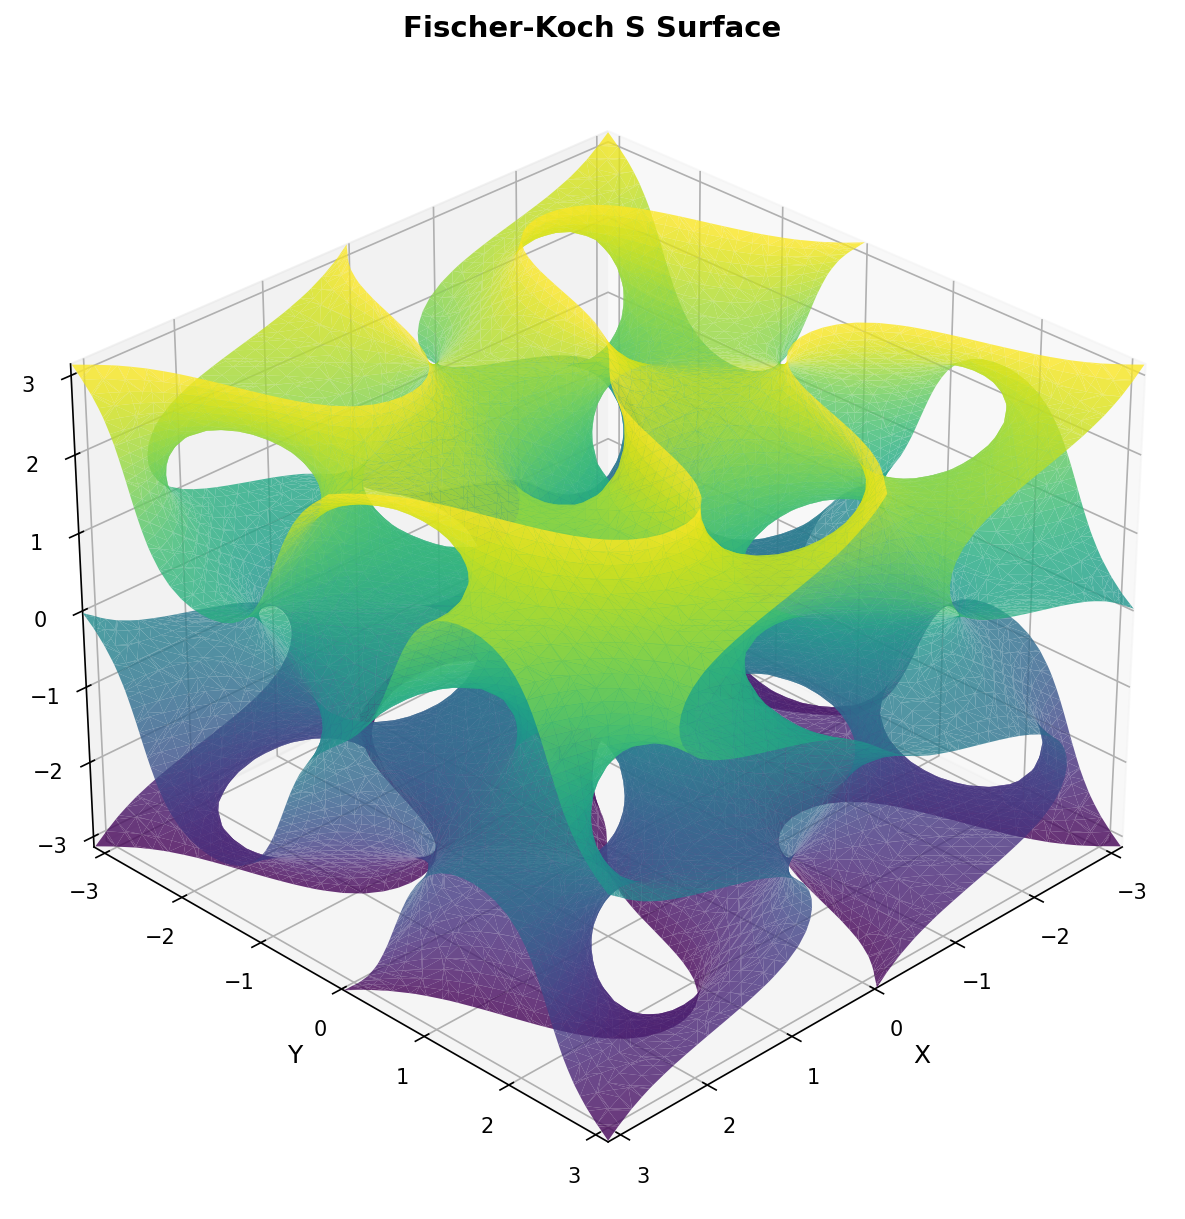

Reproduce this figure in Python.
#!/usr/bin/env python3
"""
Fischer-Koch S Surface Plotter

This program visualizes the Fischer-Koch S triply periodic minimal surface (TPMS)
using the approximated implicit equation:
cos(2x)·sin(y)·cos(z) + cos(2y)·sin(z)·cos(x) + cos(2z)·sin(x)·cos(y) = 0
"""

import numpy as np
import matplotlib.pyplot as plt
from mpl_toolkits.mplot3d import Axes3D
from scipy import ndimage
from skimage import measure
import warnings

warnings.filterwarnings("ignore")


def fischer_koch_s(x, y, z):
    """
    Evaluate the Fischer-Koch S implicit equation at given points.

    The equation is:
    cos(2x)·sin(y)·cos(z) + cos(2y)·sin(z)·cos(x) + cos(2z)·sin(x)·cos(y) = 0

    Parameters:
    -----------
    x, y, z : numpy arrays
        Coordinates at which to evaluate the function

    Returns:
    --------
    numpy array : Function values at the given points
    """
    return (
        np.cos(2 * x) * np.sin(y) * np.cos(z)
        + np.cos(2 * y) * np.sin(z) * np.cos(x)
        + np.cos(2 * z) * np.sin(x) * np.cos(y)
    )


def generate_surface(resolution=50, bounds=(-np.pi, np.pi), iso_value=0.0):
    """
    Generate the Fischer-Koch S surface using marching cubes algorithm.

    Parameters:
    -----------
    resolution : int
        Number of points along each axis (higher = better quality but slower)
    bounds : tuple
        (min, max) bounds for the coordinate space
    iso_value : float
        Isosurface value (typically 0 for implicit surfaces)

    Returns:
    --------
    verts, faces : arrays
        Vertices and faces of the triangulated surface
    """
    print(f"Generating grid with resolution {resolution}x{resolution}x{resolution}...")

    # Create a 3D grid
    x = np.linspace(bounds[0], bounds[1], resolution)
    y = np.linspace(bounds[0], bounds[1], resolution)
    z = np.linspace(bounds[0], bounds[1], resolution)

    # Create meshgrid
    X, Y, Z = np.meshgrid(x, y, z, indexing="ij")

    # Evaluate the implicit function
    print("Evaluating Fischer-Koch S equation...")
    values = fischer_koch_s(X, Y, Z)

    # Apply Gaussian smoothing for better surface quality
    values = ndimage.gaussian_filter(values, sigma=0.5)

    # Extract the isosurface using marching cubes
    print("Extracting isosurface using marching cubes...")
    verts, faces, normals, values = measure.marching_cubes(
        values, level=iso_value, spacing=(x[1] - x[0], y[1] - y[0], z[1] - z[0])
    )

    # Adjust vertices to correct coordinate system
    verts[:, 0] += bounds[0]
    verts[:, 1] += bounds[0]
    verts[:, 2] += bounds[0]

    return verts, faces


def plot_surface(verts, faces, title="Fischer-Koch S Surface"):
    """
    Plot the 3D surface using matplotlib.

    Parameters:
    -----------
    verts : array
        Vertices of the surface
    faces : array
        Face indices
    title : str
        Title for the plot
    """
    fig = plt.figure(figsize=(12, 10))
    ax = fig.add_subplot(111, projection="3d")

    # Create the mesh
    ax.plot_trisurf(
        verts[:, 0],
        verts[:, 1],
        verts[:, 2],
        triangles=faces,
        cmap="viridis",
        alpha=0.8,
        edgecolor="none",
        shade=True,
    )

    # Set labels and title
    ax.set_xlabel("X", fontsize=12)
    ax.set_ylabel("Y", fontsize=12)
    ax.set_zlabel("Z", fontsize=12)
    ax.set_title(title, fontsize=14, fontweight="bold")

    # Set equal aspect ratio
    max_range = (
        np.array(
            [
                verts[:, 0].max() - verts[:, 0].min(),
                verts[:, 1].max() - verts[:, 1].min(),
                verts[:, 2].max() - verts[:, 2].min(),
            ]
        ).max()
        / 2.0
    )

    mid_x = (verts[:, 0].max() + verts[:, 0].min()) * 0.5
    mid_y = (verts[:, 1].max() + verts[:, 1].min()) * 0.5
    mid_z = (verts[:, 2].max() + verts[:, 2].min()) * 0.5

    ax.set_xlim(mid_x - max_range, mid_x + max_range)
    ax.set_ylim(mid_y - max_range, mid_y + max_range)
    ax.set_zlim(mid_z - max_range, mid_z + max_range)

    # Add grid
    ax.grid(True, alpha=0.3)

    # Set viewing angle
    ax.view_init(elev=30, azim=45)

    return fig, ax


def main():
    """Main function to generate and display the Fischer-Koch S surface."""
    print("=" * 60)
    print("Fischer-Koch S Surface Visualization")
    print("=" * 60)
    print("\nThis program generates a 3D visualization of the Fischer-Koch S")
    print("triply periodic minimal surface (TPMS) using the implicit equation:")
    print("cos(2x)·sin(y)·cos(z) + cos(2y)·sin(z)·cos(x) + cos(2z)·sin(x)·cos(y) = 0")
    print("-" * 60)

    # User input for resolution
    try:
        resolution = input("\nEnter grid resolution (30-100, default=50): ").strip()
        resolution = int(resolution) if resolution else 50
        resolution = max(30, min(100, resolution))  # Clamp between 30 and 100
    except ValueError:
        resolution = 50
        print("Using default resolution: 50")

    print(f"\nUsing resolution: {resolution}")
    print("-" * 60)

    # Generate the surface
    try:
        verts, faces = generate_surface(
            resolution=resolution, bounds=(-np.pi, np.pi), iso_value=0.0
        )

        print(f"\nSurface generated successfully!")
        print(f"Vertices: {len(verts)}")
        print(f"Faces: {len(faces)}")

        # Plot the surface
        print("\nRendering 3D visualization...")
        fig, ax = plot_surface(verts, faces)

        # Add interactivity instructions
        print("\n" + "=" * 60)
        print("VISUALIZATION CONTROLS:")
        print("-" * 60)
        print("• Click and drag to rotate the view")
        print("• Right-click and drag to zoom")
        print("• Middle-click and drag to pan")
        print("• Close the window to exit")
        print("=" * 60)

        plt.show()

    except Exception as e:
        print(f"\nError generating surface: {e}")
        print("Please check that all dependencies are installed correctly.")
        return 1

    print("\nVisualization complete!")
    return 0


if __name__ == "__main__":
    exit(main())
